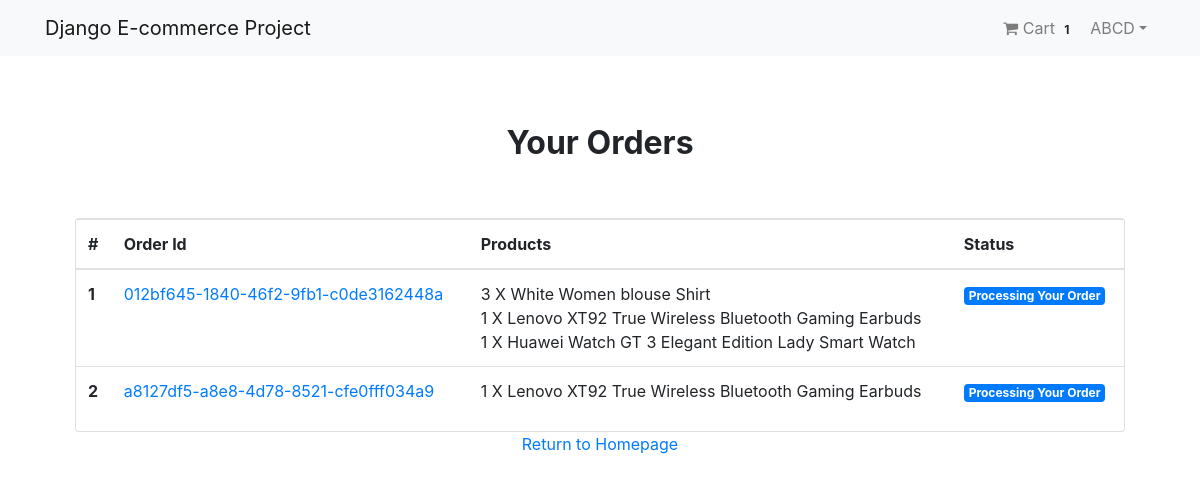
The app's page /payment/orders/ (signed in) with its own data.
### App_Login/models.py (models this page shows, shortened)
class User(AbstractBaseUser, PermissionsMixin):
    email = models.EmailField(unique = True, null=False)
    is_staff = models.BooleanField(
        gettext_lazy('staff status'),
        default=False,
        help_text = gettext_lazy('Designates whether the user can log in this site'),
    )
    is_active = models.BooleanField(
        gettext_lazy('active'),
        default=True,
        help_text = gettext_lazy('Designates whether this user should be treated as active. Unselect ths instead of deleting the account'),
    )
    USERNAME_FIELD = 'email'
    objects = MyUserManager()

class Profile(models.Model):
    user = models.OneToOneField(User, on_delete=models.CASCADE, related_name='profile')
    username = models.CharField(max_length=264, blank=True)
    full_name = models.CharField(max_length=264, blank=True)
    address_1 = models.TextField(max_length=300, blank=True)
    city = models.CharField(max_length=40, blank=True)
    zipcode = models.CharField(max_length=10, blank=True)
    country = models.CharField(max_length=50, blank=True)
    phone = models.CharField(max_length=20, blank=True)
    date_joined = models.DateTimeField(auto_now_add=True)

### App_Order/models.py (models this page shows, shortened)
class Order(models.Model):
    orderitems = models.ManyToManyField(Cart)
    user = models.ForeignKey(settings.AUTH_USER_MODEL, on_delete=models.CASCADE)
    ordered = models.BooleanField(default=False)
    created = models.DateTimeField(auto_now_add=True)
    paymentId = models.CharField(max_length=264, blank=True, null=True)
    orderId = models.CharField(max_length=200, blank=True, null=True)

class Cart(models.Model):
    user = models.ForeignKey(settings.AUTH_USER_MODEL,on_delete=models.CASCADE,related_name="cart")
    item = models.ForeignKey(Product, on_delete=models.CASCADE)
    quantity = models.IntegerField(default=1)
    purchased = models.BooleanField(default=False)
    created = models.DateTimeField(auto_now_add=True)
    updated = models.DateTimeField(auto_now=True)
    def __str__(self):
        return f'{self.quantity} X {self.item}'

### App_Shop/models.py (models this page shows)
class Product(models.Model):
    mainimage = models.ImageField(upload_to='Products')
    name = models.CharField(max_length=264)
    cataegory = models.ForeignKey(Category,on_delete=models.CASCADE,related_name='category')
    preview_text = models.TextField(max_length=200, verbose_name='Preview Text')
    detail_text = models.TextField(max_length=1000, verbose_name='Description')
    price = models.FloatField()
    old_price = models.FloatField(default=0.00)
    created_date = models.DateTimeField(auto_now_add=True)
    def __str__(self):
        return self.name
    class Meta:
        ordering = ['-created_date',]

### App_Payment/views.py (the view)
# urls.py: path('orders/',views.order_view, name='orders'),
@login_required
def order_view(request):
    try:
        orders = Order.objects.filter(user=request.user, ordered = True)
    except:
        messages.warning(request,"You don't have an active order")
        return redirect("App_Shop:home")
    dict={'orders':orders}
    return render(request,"App_Payment/order.html",context=dict)

### App_Order/templatetags/cart_tag.py (called while the page is built)
@register.filter
def cart_total(user):
    order =Order.objects.filter(user=user,ordered=False)
    if order.exists():
        return order[0].orderitems.count()
    else:
        return 0

### templates/App_Payment/order.html
{% extends 'base.html' %}
{% block body_block %}
<div class="container mt-5">
    <h2 class="text-center"><strong>Your Orders</strong></h2>
    <div class="row">
        <div class="col-md-12">
            <div class="card mt-5" style="height:auto">
                <div class="table-responsive">
                    <table class="table">
                        <thead>
                            <th scope="col">#</th>
                            <th scope="col">Order Id</th>
                            <th scope="col">Products</th>
                            <th scope="col">Status</th>
                        </thead>
                        <tbody>
                            {% for order in orders%}
                            <tr>
                                <th scope="row">{{forloop.counter}}</th>
                                <td><a href="#">{{order.orderId}}</a></td>
                                <td>
                                    {%for item in order.orderitems.all %} {{item}} <br> {% endfor %}
                                </td>
                                <td><span class="badge badge-primary">Processing Your Order</span></td>
                            </tr>
                            {% endfor %}
                        </tbody>
                    </table>
                </div>
            </div>
        </div>
        <div class="col-md-12 text-center">
            <a href="{% url 'App_Shop:home'%}">Return to Homepage</a>
        </div>
    </div>
</div>
{% endblock%}

### templates/navbar.html (shortened to what this page needs)
{% load cart_tag %}
<nav class="navbar navbar-expand-lg navbar-light bg-light">
  <div class="container">
    <a class="navbar-brand" href="{% url 'App_Shop:home' %}">Django E-commerce Project</a>
    <div class="collapse navbar-collapse" id="navbarNav">
      <ul class="navbar-nav ml-auto">
        {% if request.user.is_authenticated %}
        <li class="nav-item">
          <a href="{% url 'App_Order:cart' %}" class="nav-link">
            <i class="fa fa-shopping-cart"></i> Cart
            <span class="badge badge-light">{{ request.user| cart_total }}</span>
          </a>
        </li>
        <li class="nav-item dropdown">
            <a class="nav-link dropdown-toggle" href="#" id="navbarDropdown" role="button" data-toggle="dropdown" aria-haspopup="true" aria-expanded="false"> {{request.user.profile.username}}</a>
        </li>
        {% else %}
        <li class="nav-item">
          <a href="{% url 'App_Login:login' %}" class="btn btn-primary">Login</a>
        </li>
        {% endif %}
      </ul>
    </div>
  </div>
</nav>

### templates/base.html (style rules this page uses)
.card { height: 350px; }

### records on screen
User: user|cart_total "1", user.profile.username "ABCD"
Order: orderId "012bf645-1840-46f2-9fb1-c0de3162448a"
Cart: quantity+item "3 X White Women blouse Shirt"
Cart: quantity+item "1 X Lenovo XT92 True Wireless Bluetooth Gaming Earbuds"
Cart: quantity+item "1 X Huawei Watch GT 3 Elegant Edition Lady Smart Watch"
Order: orderId "a8127df5-a8e8-4d78-8521-cfe0fff034a9"
Cart: quantity+item "1 X Lenovo XT92 True Wireless Bluetooth Gaming Earbuds"
